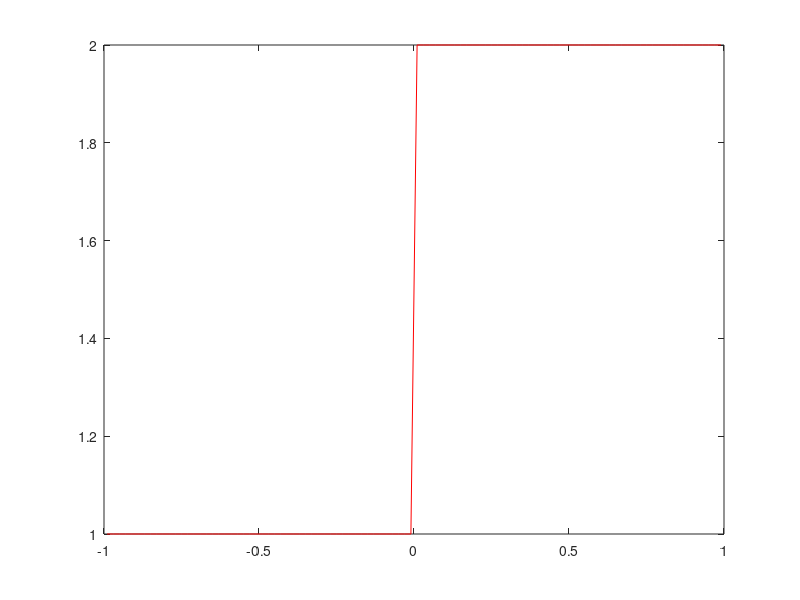

The MATLAB source for this figure: (Note: this script raises an error after producing the figure.)
clear all
close all
clc
% FV method for the solution of the PDE q_t+f_x=0 using Lax-Friedrichs flux

% Domain definition
xL = -1;
xR = 1;
time = 0; tend = 0.4;
% Number of nodes
IMAX = 100;
% Discretization space
dx = (xR-xL)/IMAX;
x = linspace(xL+dx/2,xR-dx/2,IMAX);
% Maximum number of time steps
NMAX = 100000;
% CFL
CFL = 0.9;

% Initial condition
qL = 1; qR= 2; % Initial states
q = zeros(IMAX,1); qnew = zeros(IMAX,1);
for i=1:IMAX
    if (x(i)<=0)
        q(i)=qL;
    else
        q(i) = qR;
    end
end
% Plot initial solution
plot(x,q,'r')

% Time loop 
for  n =1:NMAX
    % Compute time step
    amax = 0;
    for i=1:IMAX
        amax = max( amax, abs( a( q(i) ) ) );
    end
    dt = CFL*dx/amax;
    % Ensure exact tend
    if (time +dt > tend)
        dt = tend -time;
    end
    % Stop criteria
    if (time>=tend)
        break
    end    
    
    % FV method
    for  i = 1:IMAX
        if (i==1)
            qnew(i) = qL;
        elseif (i==IMAX)
            qnew(i) = qR;
        else
            % Lax-Friedrichs flux
            fp = 0.5*(f(q(i+1)) + f(q(i))) - 0.5*dx/dt*(q(i+1)-q(i) ); % f_{i+1/2}
            fm = 0.5*(f(q(i)) + f(q(i-1))) - 0.5*dx/dt*(q(i)-q(i-1) ); % f_{i-1/2}
            % Solution at n+1
            qnew(i) = q(i) -dt/dx*(fp-fm);
        end
    end
    % Overwrite solution
    q = qnew;
    % Update time step
    time = time+dt;
    % Plot
    plot(x,q,'ro')
    title(sprintf('Time %f',time))
    drawnow
end

% Plot exact solution
xe = linspace(xL,xR,10*IMAX);
for i=1:length(xe)
    xi = xe(i)/time;
    qe(i)= ExactRiemannSolverNL(qL,qR,xi);    
end
hold on
plot(xe,qe,'k-')
legend('Lax-Friedrichs','Exact solution')
hold off






